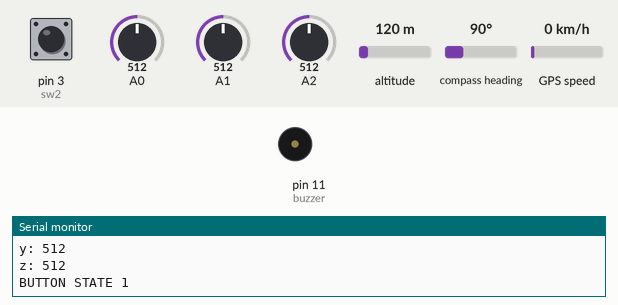
A sketch run on a simulated Arduino Uno, built with avr-gcc and run on an emulated ATmega328P. On the bench: buzzer (waves = sounding, pin HIGH), the last lines printed to the serial monitor. The test bench sets the inputs (shaded band); at power-on: pin 3 (sw2) HIGH, A0 = 512, A1 = 512, A2 = 512, altitude 120 m, compass heading 90°, GPS speed 0 km/h. The GPS gets a fix after 3 s at 37.7749, -122.4194 with 8 satellites.

Above: at 1.8 s.
1.9 s: pin 3 (sw2) pulled LOW for 3.2 s
At 2.7 s:
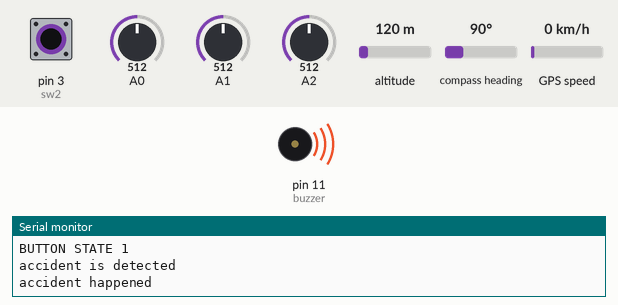
Timing chart, 0 to 23.0 s (numbered marks = the images above; inputs shaded):
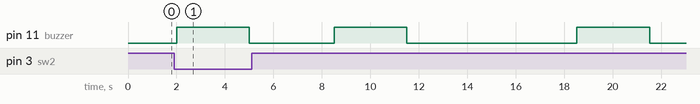

The sketch:

Accident_arduino.ino
```cpp
#include <TinyGPS++.h>
#include <SoftwareSerial.h>

TinyGPSPlus gps;                                        // Create an Instance of the TinyGPS++ object called gps
SoftwareSerial ss(9, 10); // rx,tx  //gps tx, rx
SoftwareSerial mySerial(7, 8); // 7 to D3-TX and 8 to D2-RX to send sensor and lat and lon data to node mcu

SoftwareSerial mySerial1(4,5); // 4 to D6 on nodemcu , 5 to D5 on nodemcu to send message sting to nodemcu

int x, y, z, bstate2;
int buzzer = 11;
int sw2 = 3;
String value, url1;
double latitude, longitude;
String condition ;
int acc = 0, i = 0, j = 1;


void setup() {
  // put your setup code here, to run once:
  Serial.begin(115200);
  mySerial.begin(115200 );
  mySerial1.begin(115200);
  ss.begin(9600);
  pinMode(sw2, INPUT);
  pinMode(buzzer, OUTPUT);
   //digitalWrite(buzzer, HIGH);
}

void loop() {
  // put your main code here, to run repeatedly:
  x = analogRead(A0);
  y = analogRead(A1);
  z = analogRead(A2);

Serial.println( "x: "+String(x));
Serial.println( "y: "+String(y));
Serial.println( "z: "+String(z));


  bstate2 = digitalRead(sw2);
  Serial.println( "BUTTON STATE "+String(bstate2));
  latitude = 17.4118461;
  longitude = 78.396338;
  //latitude = gps.location.lat();
  //longitude = gps.location.lng();
  delay(1000);
  smartDelay(1000);
  String url1 = "$";
  url1 += "&field3=";
  url1 += condition;
  url1 += "&field1=";
  url1 += String(latitude, 6);
  url1 += "&field2=";
  url1 += String(longitude, 6);
  url1 += "*";

  //Serial.println(url1);
  if (millis() > 5000 && gps.charsProcessed() < 10)
    Serial.println(F("No GPS data received: check wiring"));

if (x >330 && x<360 && y >330 && y<370 && z>400 &&z<430)
{
    Serial.println("accident is not detected");
    acc = 0;
}

else
{
    Serial.println("accident is detected");
    acc = 1;
}
  if (acc == 1)
  {
    Serial.println("accident happened");
   digitalWrite(buzzer, HIGH);
  // tone(buzzer ,1000);
    delay(3000);
    digitalWrite(buzzer, LOW);
   // noTone(buzzer);
    while (j == 1) {
      bstate2 = digitalRead(sw2);
      Serial.println( "BUTTON STATE "+String(bstate2));
      if ( bstate2 == 0) {
        j = 0;
      }
      else if (i == 5) {
        j = 0;
      }
      i++;
      delay(500);
    }
    if (bstate2 == 0)

    {
      Serial.println("vehicle is safe");
      condition = "0";
      mySerial.println(url1);
        Serial.println(url1);
    }
    else if (bstate2 == 1)
    {
      Serial.println("vehicle is not safe");
      condition = "1";
      value = "#accident occured at lat ="+String(latitude,6)+"and lon ="+String(longitude,6);
      value += "*";
      Serial.println(value);
      mySerial1.println(value);
      delay(1000);
      mySerial.println(url1);
      Serial.println(url1);
    }
  }


  j = 1;
i=0;
delay(1000);
}
static void smartDelay(unsigned long ms)                // This custom version of delay() ensures that the gps object is being "fed".
{
  unsigned long start = millis();
  do
  {
    while (ss.available())
      gps.encode(ss.read());
  } while (millis() - start < ms);
}
```
